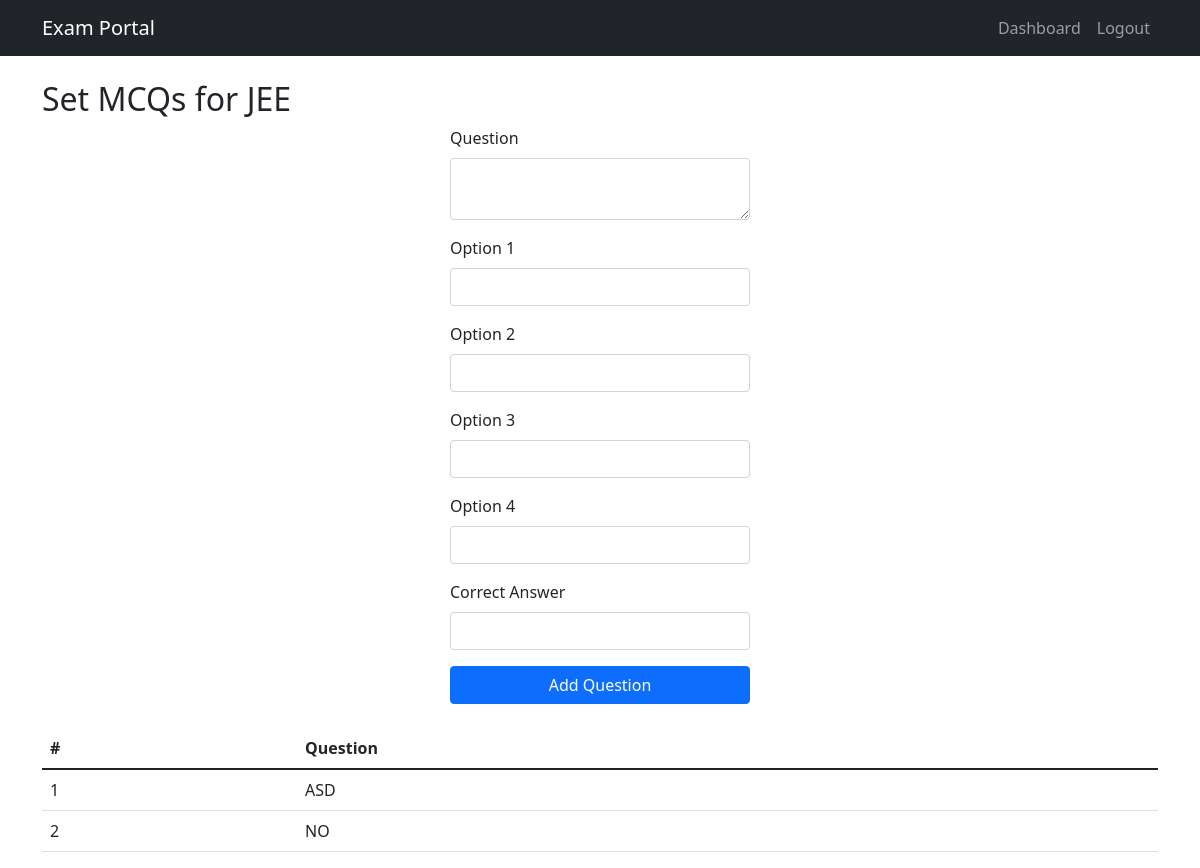
Page /admin/set_mcqs/1 (signed in) on the committed database.
### app.py (models this page shows)
class Exam(db.Model):
    __tablename__ = 'exams'
    id = db.Column(db.Integer, primary_key=True)
    name = db.Column(db.String(100), nullable=False)
    description = db.Column(db.Text, nullable=True)
    age_min = db.Column(db.Integer, nullable=False)
    age_max = db.Column(db.Integer, nullable=False)
    education_level = db.Column(db.String(50), nullable=False)
    eligible_colleges = db.Column(db.Text, nullable=True)
    mcqs = db.relationship('MCQ', backref='exam', lazy=True)
    start_time = db.Column(db.Time, nullable=True)  # Start time
    results_published = db.Column(db.Boolean, default=False)  # New field to track result publication
    date = db.Column(db.Date, nullable=True)  # Exam date
    time_limit = db.Column(db.Integer, nullable=True)  # Time limit in minutes

class MCQ(db.Model):
    __tablename__ = 'mcqs'
    id = db.Column(db.Integer, primary_key=True)
    exam_id = db.Column(
        db.Integer,
        db.ForeignKey('exams.id', name='fk_mcqs_exam_id'),  # Explicitly named foreign key
        nullable=False
    )
    question = db.Column(db.String(255), nullable=False)
    option1 = db.Column(db.String(100), nullable=False)
    option2 = db.Column(db.String(100), nullable=False)
    option3 = db.Column(db.String(100), nullable=False)
    option4 = db.Column(db.String(100), nullable=False)
    correct_answer = db.Column(db.String(100), nullable=False)

### app.py (the view, shortened to what this page needs)
@app.route('/admin/set_mcqs/<int:exam_id>', methods=['GET', 'POST'])
def set_mcqs(exam_id):
    if 'role' not in session or session['role'] != 'admin':
        flash('Unauthorized access!', 'danger')
        return redirect(url_for('login'))
    exam = Exam.query.get_or_404(exam_id)
    mcqs = MCQ.query.filter_by(exam_id=exam_id).all()
    return render_template('set_mcqs.html', exam=exam, mcqs=mcqs)

### templates/set_mcqs.html (shortened to what this page needs)
{% extends "base.html" %}
{% block content %}
<h2>Set MCQs for {{ exam.name }}</h2>
<form method="POST" action="{{ url_for('set_mcqs', exam_id=exam.id) }}">
    <div class="mb-3">
        <label for="question" class="form-label">Question</label>
        <textarea class="form-control" id="question" name="question" required></textarea>
    </div>
    <div class="mb-3">
        <label for="option1" class="form-label">Option 1</label>
        <input type="text" class="form-control" id="option1" name="option1" required>
    </div>
    <div class="mb-3">
        <label for="option2" class="form-label">Option 2</label>
        <input type="text" class="form-control" id="option2" name="option2" required>
    </div>
    <div class="mb-3">
        <label for="option3" class="form-label">Option 3</label>
        <input type="text" class="form-control" id="option3" name="option3" required>
    </div>
    <div class="mb-3">
        <label for="option4" class="form-label">Option 4</label>
        <input type="text" class="form-control" id="option4" name="option4" required>
    </div>
    <div class="mb-3">
        <label for="correct_answer" class="form-label">Correct Answer</label>
        <input type="text" class="form-control" id="correct_answer" name="correct_answer" required>
    </div>
    <button type="submit" class="btn btn-primary">Add Question</button>
</form>
<table class="table mt-4">
    <thead>
        <tr>
            <th>#</th>
            <th>Question</th>
        </tr>
    </thead>
    <tbody>
        {% for mcq in mcqs %}
        <tr>
            <td>{{ mcq.id }}</td>
            <td>{{ mcq.question }}</td>
        </tr>
        {% endfor %}
    </tbody>
</table>
{% endblock %}

### static/css/style.css (style rules this page uses)
body { font-family: Arial, sans-serif; }
form { display: flex; flex-direction: column; max-width: 300px; margin: auto; }
input, button, select { margin: 5px 0; padding: 10px; }
button { background-color: #007BFF; color: white; border: none; cursor: pointer; }

### rows in the picture
Exam: name "JEE"
MCQ: id "1", question "ASD"
MCQ: id "2", question "NO"
